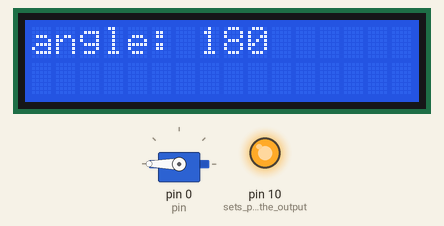
Bench run of a sketch on a simulated Arduino Uno, built with avr-gcc and run on an emulated ATmega328P. Parts: servo, 16×2 character LCD, output pins drawn as LEDs (lit = HIGH).

Above: at 0.1 s.
At 10.1 s:
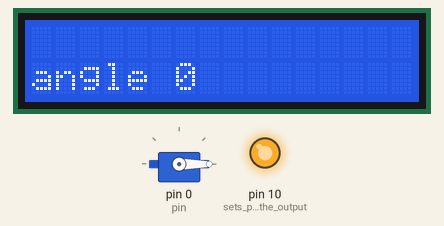
Timing chart, 0 to 121.6 s (numbered marks = the images above):
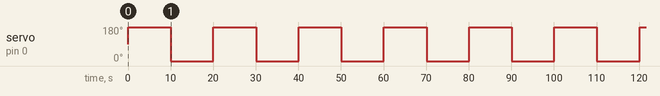

The sketch:

1_Servo_and_LCD.ino
```cpp
#include <LiquidCrystal.h>   //lcd library
#include <Servo.h>                             //include the servos library needed to run the program
Servo servo1;                                   //Declare presence of Servo
LiquidCrystal lcd(8, 9, 4, 5, 6, 7);

int servmax = 180;                              //Define maximum servo angle
int servmin = 0;                                //Define minimum servo angle
#define pin 0                                   //Define which pin we attached the servos to

void setup(){                                   //Setup runs 1 time to get things ready
  servo1.attach(pin);                             //Servo is initialized to pin 0 from the earlier line of cod
lcd.begin(16,2); //Start the LCD
pinMode(10,OUTPUT); // sets pin 10 as the output ????
digitalWrite(10,HIGH);
}

void loop(){                                   //Loop runs over and over again so program continues indefinitely
  //lcd.setCursor (3,0); //sets where the print statment apears on the LCD

     servo1.write(servmax);                    //Move servo to maximum angle
     lcd.setCursor (0,0);
     lcd.print("angle: 180");
      delay(10000);                             // wait 10 seconds
      lcd.clear();

      servo1.write(servmin);                   //move servo to minimum angle
      lcd.setCursor (0,1);
      lcd.print("angle 0");
       delay(10000);
       lcd.clear();
    }
```

Measured:
- by itself, servo on pin 0 (pin): alternates 180° for 10.0 s and 0° for 10.0 s
